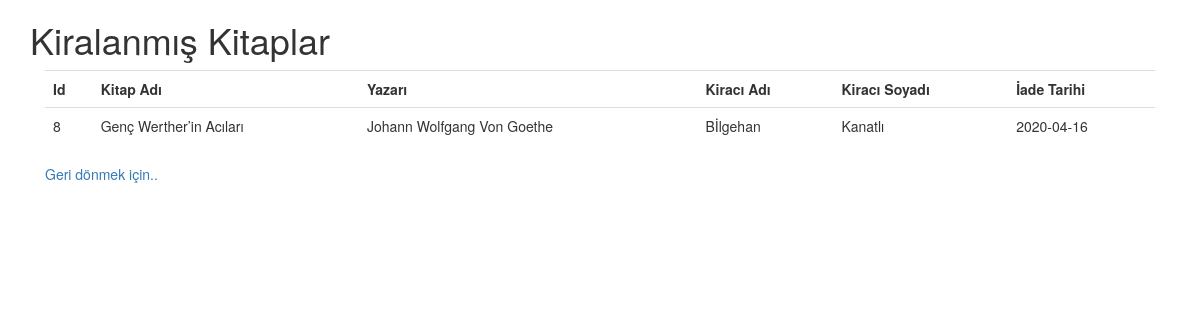
The page /details.php?Id=8 on the database its author committed.
### tables this page shows
CREATE TABLE `books` (
  `Id` int(11) NOT NULL,
  `BookName` varchar(50) NOT NULL,
  `Author` varchar(50) NOT NULL,
  `photo` longblob
);

CREATE TABLE `renters` (
  `Id` int(11) NOT NULL,
  `RenterName` varchar(50) NOT NULL,
  `RenterSurname` varchar(50) NOT NULL,
  `Date` date NOT NULL
);

### details.php (the view, shortened to what this page needs)
<?php
    include("connect.php");
?>
<!doctype html>
<html>
<head>
<link rel="stylesheet" href="https://maxcdn.bootstrapcdn.com/bootstrap/3.3.7/css/bootstrap.min.css">
</head>
<body>
<div class="container">
<h1>Kiralanmış Kitaplar</h1>
<div class="col-md-12">
<table class="table">
    <tr>
        <th>Id</th>
        <th>Kitap Adı</th>
        <th>Yazarı</th>
        <th>Kiracı Adı</th>
        <th>Kiracı Soyadı</th>
        <th>İade Tarihi</th>
    </tr>
<?php
$query = $connect->query("SELECT * FROM books INNER JOIN renters on books.Id=renters.Id where books.Id=".(int)$_GET['Id']);
while ($result = $query->fetch_assoc()) {
$Id = $result['Id'];
$BookName = $result['BookName'];
$Author = $result['Author'];
$RenterName = $result['RenterName'];
$RenterSurname = $result['RenterSurname'];
$Date = $result['Date'];
?>
    <tr>
        <td><?php echo $Id; ?></td>
        <td><?php echo $BookName; ?></td>
        <td><?php echo $Author; ?></td>
        <td><?php echo $RenterName; ?></td>
        <td><?php echo $RenterSurname; ?></td>
        <td><?php echo $Date; ?></td>
    </tr>
<?php
}
?>
</table>
<a href="takenbooks.php">Geri dönmek için..</a>
</div>
</body>
</html>

### rows shown on the page
books: renters.Id "8", BookName "Genç Werther’in Acıları", Author "Johann Wolfgang Von Goethe", renters.RenterName "Bİlgehan", renters.RenterSurname "Kanatlı", renters.Date "2020-04-16"
